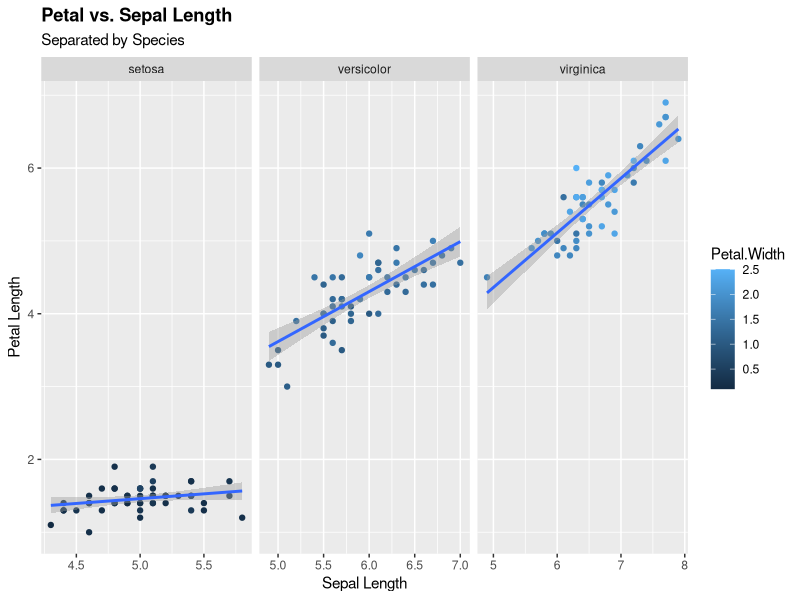

This chart was generated by the following R code:
## ---- chunk 1
ls()
rm(list=ls())
## ---- chunk 2
dir.create("output")
dir_save <- "output/"
## ---- chunk 3
library(dplyr)
library(tidyverse)
## ---- chunk 4
data("iris")
head(iris)
## ---- chunk 5
ggplot(data = iris, 
                mapping = aes(x = Sepal.Length, y = Petal.Length)) +
  geom_point(aes(color = Petal.Width)) +
  geom_smooth(method="lm") +
  labs(title = "Petal vs. Sepal Length", subtitle = "Separated by Species", x = "Sepal Length", y = "Petal Length") + 
  facet_wrap(~Species, 
             scales = "free_x") +
  theme(plot.title = element_text(face = "bold"))

ggsave("output/iris_ggplot.pdf", width = 7, height = 7)
ggsave("output/iris_ggplot.png", width = 7, height = 7)
ggsave("output/iris_ggplot.jpeg", width = 7, height = 7)
